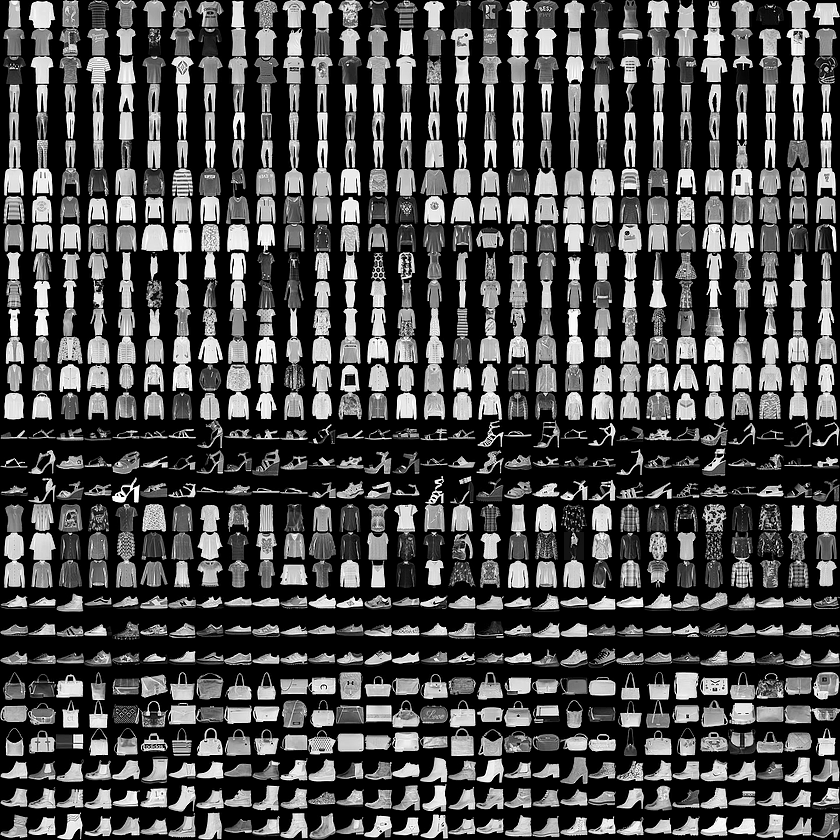
#> input picture assets/fashion.png, 840 x 840 px, found by its file name
$ jupyter execute 4-machine-learning.ipynb   (older library calls are emulated)
#> lines starting #> are read from the running program, lines starting #| are printed output that depends on the picture; long printed decimals are rounded
[cell 1]
import cv2
import numpy as np

[cell 2]
mnist=cv2.imread("C:\\Users\\jojo.b.liao\\opencv-python-training\\assets\\fashion.png", 0)
#> mnist is the input picture: shape (840, 840); min 0, max 255, mean 72
cv2.imshow('mnist', mnist)
cv2.waitKey(0)
cv2.destroyAllWindows()

[cell 3]
mnist.shape
#> Out = (840, 840)

[cell 4]
#split the images

images=[np.hsplit(row,30) for row in np.vsplit(mnist,30)]
#> images = 30 items
images=np.array(images, dtype=np.float32)
print(images.shape)
#| (30, 30, 28, 28)

[cell 5]
#split into train/test

test_features=images[:, 15:30].reshape(-1, (28*28))
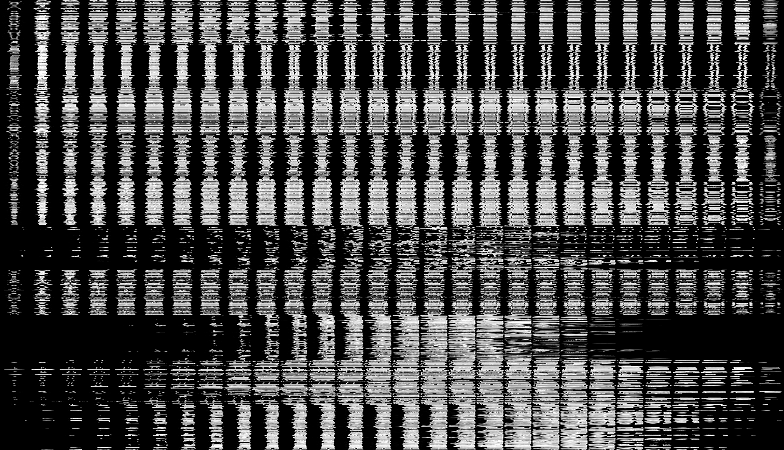
#> test_features: shape (450, 784) float32; min 0, max 255, mean 71.9
train_features=images[:, :15].reshape(-1, (28*28))
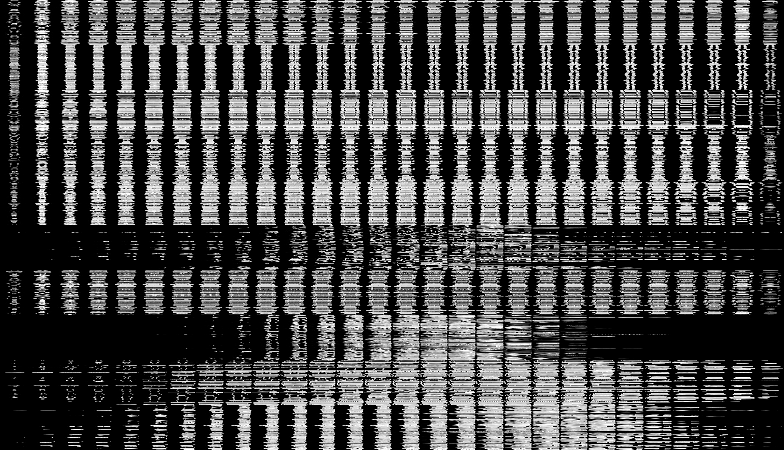
#> train_features: shape (450, 784) float32; min 0, max 255, mean 72.1

[cell 6]
#create labels
k=np.arange(10)
train_labels=np.repeat(k, 45).reshape(-1,1)
test_labels=train_labels.copy()

[cell 7]
#create KNN model
knn=cv2.ml.KNearest_create()

[cell 8]
#train the KNN model
knn.train(train_features,cv2.ml.ROW_SAMPLE, train_labels)
ret, result, neighbors, dist =knn.findNearest(test_features, 3)
#> ret = 0; result = 450 values, max 9 at index 317, min 0 at index 0, mean 4.34; neighbors = 450 rows, first 8: [0, 0, 0], [6, 0, 0], [0, 0, 0], [0, 0, 0], [0, 0, 0], [0, 0, 0], [6, 0, 0], [3, 3, 6]; dist = 450 rows, first 8: [872259, 1543025, 1853283], [1080046, 1155153, 1236721], [1659056, 2062361, 2181437], [1348469, 2337471, 2410412], [1392672, 1535544, 1627009], [564783, 880707, 1224509], [545597, 766249, 828993], [1533934, 1561435, 1576123]

[cell 9]
#check if the results are correct
matches=np.equal(result, test_labels)

#convert bool to int
matches=matches.astype(np.int)
#> matches = 450 values, max 1 at index 0, min 0 at index 7, mean 0.709

#count the correct predictions
correct=np.count_nonzero(matches)
#> correct = 319

#compute the accuracy
accuracy=(correct*100.00)/result.size
#> accuracy = 70.89

[cell 10]
print('Accuracy: {}'.format(accuracy))
#| Accuracy: 70.889

$ run again, with assets/howie.png copied over assets/fashion.png
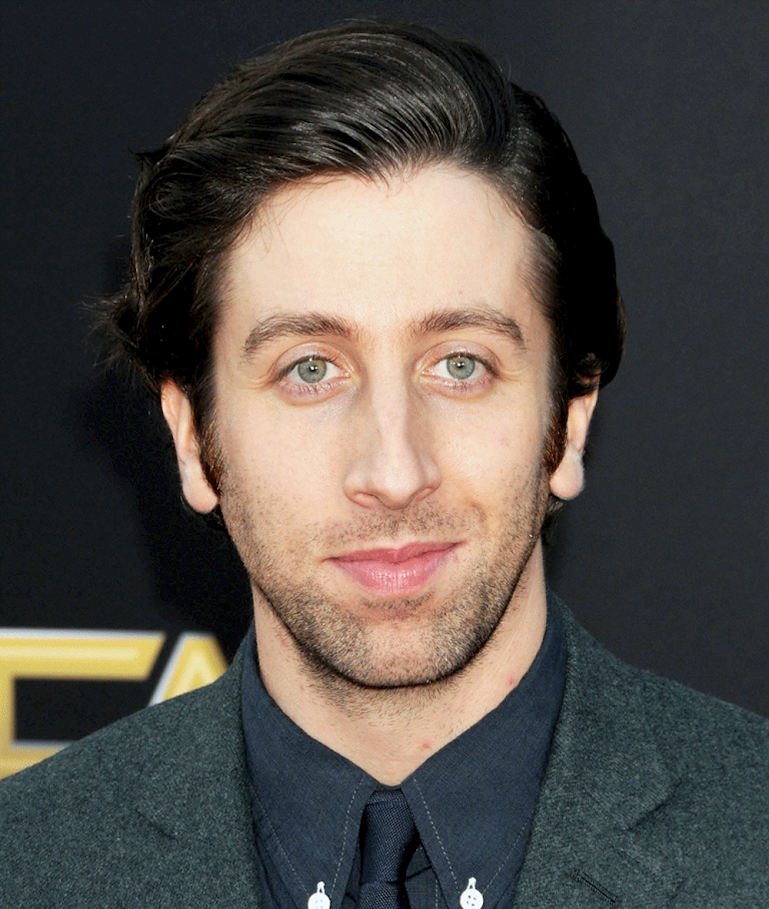
#> input picture assets/howie.png, 769 x 909 px, found by its file name
#> `mnist=cv2.imread("C:\\Users\\jojo.b.liao\\opencv-python-training\\asse..`:
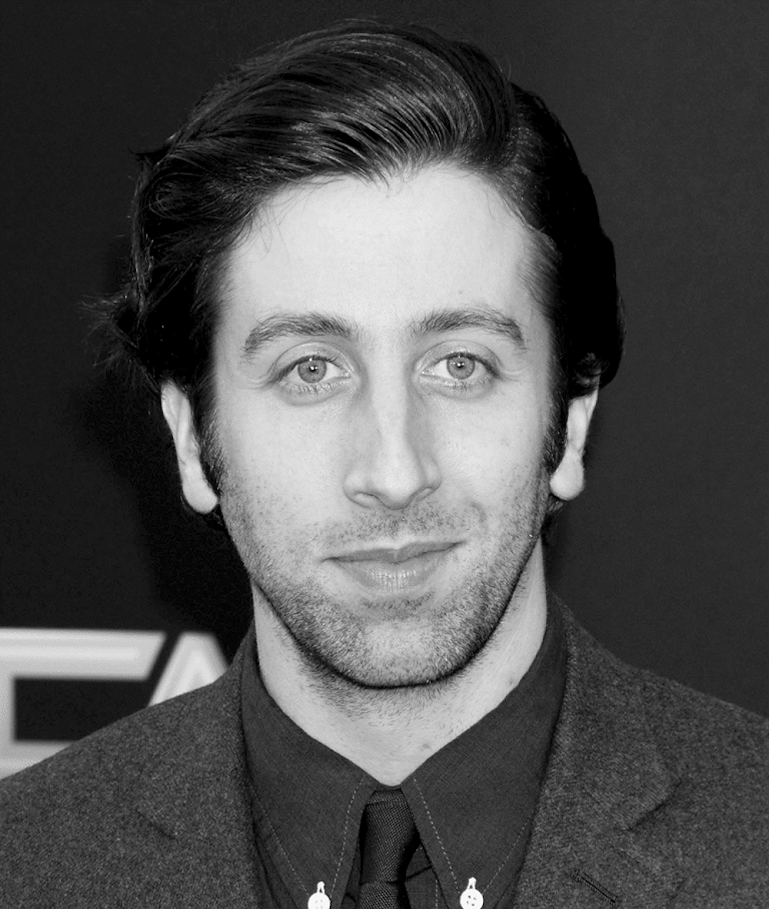
#> mnist: shape (909, 769); min 0, max 255, mean 78.7
